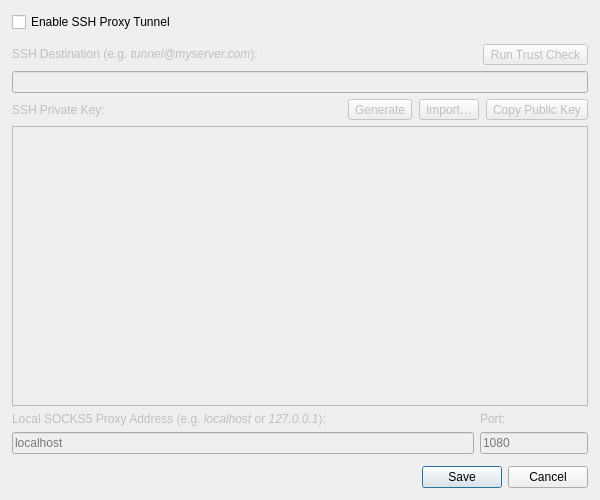
<?xml version="1.0" encoding="UTF-8"?>
<ui version="4.0">
 <class>PreferencesDialog</class>
 <widget class="QDialog" name="PreferencesDialog">
  <property name="geometry">
   <rect>
    <x>0</x>
    <y>0</y>
    <width>600</width>
    <height>500</height>
   </rect>
  </property>
  <layout class="QVBoxLayout" name="verticalLayout">
   <property name="spacing">
    <number>0</number>
   </property>
   <property name="leftMargin">
    <number>0</number>
   </property>
   <property name="topMargin">
    <number>0</number>
   </property>
   <property name="rightMargin">
    <number>0</number>
   </property>
   <property name="bottomMargin">
    <number>0</number>
   </property>
   <item>
    <widget class="QWidget" name="topWidget" native="true">
     <layout class="QVBoxLayout" name="topWidgetLayout">
      <property name="spacing">
       <number>12</number>
      </property>
      <property name="leftMargin">
       <number>12</number>
      </property>
      <property name="topMargin">
       <number>12</number>
      </property>
      <property name="rightMargin">
       <number>12</number>
      </property>
      <property name="bottomMargin">
       <number>12</number>
      </property>
      <item>
       <widget class="QCheckBox" name="sshProxyTunnelCheckBox">
        <property name="text">
         <string>Enable SSH Proxy Tunnel</string>
        </property>
       </widget>
      </item>
      <item>
       <widget class="QWidget" name="sshProxyTunnelWidget" native="true">
        <property name="enabled">
         <bool>false</bool>
        </property>
        <layout class="QVBoxLayout" name="sshProxyTunnelWidgetLayout">
         <property name="leftMargin">
          <number>0</number>
         </property>
         <property name="topMargin">
          <number>0</number>
         </property>
         <property name="rightMargin">
          <number>0</number>
         </property>
         <property name="bottomMargin">
          <number>0</number>
         </property>
         <item>
          <layout class="QHBoxLayout" name="sshDestinationLabelLayout" stretch="1,0">
           <item>
            <widget class="QLabel" name="sshDestinationLabel">
             <property name="text">
              <string>SSH Destination (e.g. &lt;i&gt;tunnel@myserver.com&lt;/i&gt;):</string>
             </property>
             <property name="textFormat">
              <enum>Qt::TextFormat::RichText</enum>
             </property>
            </widget>
           </item>
           <item>
            <widget class="QToolButton" name="trustCheckButton">
             <property name="text">
              <string>Run Trust Check</string>
             </property>
            </widget>
           </item>
          </layout>
         </item>
         <item>
          <widget class="QLineEdit" name="sshDestinationEdit"/>
         </item>
         <item>
          <layout class="QHBoxLayout" name="sshPrivateKeyLabelLayout" stretch="1,0,0,0">
           <property name="spacing">
            <number>7</number>
           </property>
           <item>
            <widget class="QLabel" name="sshPrivateKeyLabel">
             <property name="text">
              <string>SSH Private Key:</string>
             </property>
            </widget>
           </item>
           <item>
            <widget class="QToolButton" name="generateSshPrivateKeyButton">
             <property name="text">
              <string>Generate</string>
             </property>
            </widget>
           </item>
           <item>
            <widget class="QToolButton" name="importSshPrivateKeyButton">
             <property name="text">
              <string>Import…</string>
             </property>
            </widget>
           </item>
           <item>
            <widget class="QToolButton" name="copySshPublicKeyButton">
             <property name="text">
              <string>Copy Public Key</string>
             </property>
            </widget>
           </item>
          </layout>
         </item>
         <item>
          <widget class="QPlainTextEdit" name="sshPrivateKeyEdit"/>
         </item>
         <item>
          <layout class="QGridLayout" name="localSocks5ProxyAddresLayout" columnstretch="1,0">
           <item row="1" column="0">
            <widget class="QLineEdit" name="localSocks5ProxyHostEdit">
             <property name="placeholderText">
              <string>localhost</string>
             </property>
            </widget>
           </item>
           <item row="0" column="0">
            <widget class="QLabel" name="localSocks5ProxyAddresLabel">
             <property name="text">
              <string>Local SOCKS5 Proxy Address (e.g. &lt;i&gt;localhost&lt;/i&gt; or &lt;i&gt;127.0.0.1&lt;/i&gt;):</string>
             </property>
             <property name="textFormat">
              <enum>Qt::TextFormat::RichText</enum>
             </property>
            </widget>
           </item>
           <item row="0" column="1">
            <widget class="QLabel" name="localSocks5ProxyPortLabel">
             <property name="text">
              <string>Port:</string>
             </property>
            </widget>
           </item>
           <item row="1" column="1">
            <widget class="QLineEdit" name="localSocks5ProxyPortEdit">
             <property name="placeholderText">
              <string>1080</string>
             </property>
            </widget>
           </item>
          </layout>
         </item>
        </layout>
       </widget>
      </item>
     </layout>
    </widget>
   </item>
   <item>
    <widget class="QWidget" name="bottomWidget" native="true">
     <layout class="QHBoxLayout" name="bottomWidgetLayout">
      <property name="spacing">
       <number>12</number>
      </property>
      <property name="leftMargin">
       <number>12</number>
      </property>
      <property name="topMargin">
       <number>0</number>
      </property>
      <property name="rightMargin">
       <number>12</number>
      </property>
      <property name="bottomMargin">
       <number>12</number>
      </property>
      <item>
       <widget class="QDialogButtonBox" name="buttonBox">
        <property name="standardButtons">
         <set>QDialogButtonBox::StandardButton::Cancel|QDialogButtonBox::StandardButton::Save</set>
        </property>
       </widget>
      </item>
     </layout>
    </widget>
   </item>
  </layout>
 </widget>
 <tabstops>
  <tabstop>sshProxyTunnelCheckBox</tabstop>
  <tabstop>trustCheckButton</tabstop>
  <tabstop>sshDestinationEdit</tabstop>
  <tabstop>generateSshPrivateKeyButton</tabstop>
  <tabstop>importSshPrivateKeyButton</tabstop>
  <tabstop>copySshPublicKeyButton</tabstop>
  <tabstop>sshPrivateKeyEdit</tabstop>
  <tabstop>localSocks5ProxyHostEdit</tabstop>
  <tabstop>localSocks5ProxyPortEdit</tabstop>
 </tabstops>
 <resources/>
 <connections/>
</ui>
